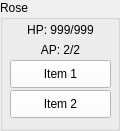
  <widget class="QGroupBox" name="Rose">
   <property name="geometry">
    <rect>
     <x>50</x>
     <y>40</y>
     <width>120</width>
     <height>131</height>
    </rect>
   </property>
   <property name="title">
    <string>Rose</string>
   </property>
   <widget class="QLabel" name="RoseHP">
    <property name="geometry">
     <rect>
      <x>10</x>
      <y>20</y>
      <width>101</width>
      <height>20</height>
     </rect>
    </property>
    <property name="text">
     <string>HP: 999/999</string>
    </property>
    <property name="alignment">
     <set>Qt::AlignCenter</set>
    </property>
   </widget>
   <widget class="QPushButton" name="RoseItem1">
    <property name="geometry">
     <rect>
      <x>10</x>
      <y>60</y>
      <width>101</width>
      <height>28</height>
     </rect>
    </property>
    <property name="palette">
     <palette>
      <active>
       <colorrole role="WindowText">
        <brush brushstyle="SolidPattern">
         <color alpha="255">
          <red>0</red>
          <green>0</green>
          <blue>0</blue>
         </color>
        </brush>
       </colorrole>
       <colorrole role="Button">
        <brush brushstyle="SolidPattern">
         <color alpha="255">
          <red>255</red>
          <green>255</green>
          <blue>255</blue>
         </color>
        </brush>
       </colorrole>
       <colorrole role="Midlight">
        <brush brushstyle="SolidPattern">
         <color alpha="255">
          <red>255</red>
          <green>255</green>
          <blue>255</blue>
         </color>
        </brush>
       </colorrole>
       <colorrole role="Dark">
        <brush brushstyle="SolidPattern">
         <color alpha="255">
          <red>127</red>
          <green>127</green>
          <blue>127</blue>
         </color>
        </brush>
       </colorrole>
       <colorrole role="Mid">
        <brush brushstyle="SolidPattern">
         <color alpha="255">
          <red>170</red>
          <green>170</green>
          <blue>170</blue>
         </color>
        </brush>
       </colorrole>
       <colorrole role="Text">
        <brush brushstyle="SolidPattern">
         <color alpha="255">
          <red>0</red>
          <green>0</green>
          <blue>0</blue>
         </color>
        </brush>
       </colorrole>
       <colorrole role="ButtonText">
        <brush brushstyle="SolidPattern">
         <color alpha="255">
          <red>0</red>
          <green>0</green>
          <blue>0</blue>
         </color>
        </brush>
       </colorrole>
       <colorrole role="Base">
        <brush brushstyle="SolidPattern">
         <color alpha="255">
          <red>255</red>
          <green>255</green>
          <blue>255</blue>
         </color>
        </brush>
       </colorrole>
       <colorrole role="Window">
        <brush brushstyle="SolidPattern">
         <color alpha="255">
          <red>255</red>
          <green>255</green>
          <blue>255</blue>
         </color>
        </brush>
       </colorrole>
       <colorrole role="AlternateBase">
        <brush brushstyle="SolidPattern">
         <color alpha="255">
          <red>255</red>
          <green>255</green>
          <blue>255</blue>
         </color>
        </brush>
       </colorrole>
      </active>
      <inactive>
       <colorrole role="WindowText">
        <brush brushstyle="SolidPattern">
         <color alpha="255">
          <red>0</red>
          <green>0</green>
          <blue>0</blue>
         </color>
        </brush>
       </colorrole>
       <colorrole role="Button">
        <brush brushstyle="SolidPattern">
         <color alpha="255">
          <red>255</red>
          <green>255</green>
          <blue>255</blue>
         </color>
        </brush>
       </colorrole>
       <colorrole role="Midlight">
        <brush brushstyle="SolidPattern">
         <color alpha="255">
          <red>255</red>
          <green>255</green>
          <blue>255</blue>
         </color>
        </brush>
       </colorrole>
       <colorrole role="Dark">
        <brush brushstyle="SolidPattern">
         <color alpha="255">
          <red>127</red>
          <green>127</green>
          <blue>127</blue>
         </color>
        </brush>
       </colorrole>
       <colorrole role="Mid">
        <brush brushstyle="SolidPattern">
         <color alpha="255">
          <red>170</red>
          <green>170</green>
          <blue>170</blue>
         </color>
        </brush>
       </colorrole>
       <colorrole role="Text">
        <brush brushstyle="SolidPattern">
         <color alpha="255">
          <red>0</red>
          <green>0</green>
          <blue>0</blue>
         </color>
        </brush>
       </colorrole>
       <colorrole role="ButtonText">
        <brush brushstyle="SolidPattern">
         <color alpha="255">
          <red>0</red>
          <green>0</green>
          <blue>0</blue>
         </color>
        </brush>
       </colorrole>
       <colorrole role="Base">
        <brush brushstyle="SolidPattern">
         <color alpha="255">
          <red>255</red>
          <green>255</green>
          <blue>255</blue>
         </color>
        </brush>
       </colorrole>
       <colorrole role="Window">
        <brush brushstyle="SolidPattern">
         <color alpha="255">
          <red>255</red>
          <green>255</green>
          <blue>255</blue>
         </color>
        </brush>
       </colorrole>
       <colorrole role="AlternateBase">
        <brush brushstyle="SolidPattern">
         <color alpha="255">
          <red>255</red>
          <green>255</green>
          <blue>255</blue>
         </color>
        </brush>
       </colorrole>
      </inactive>
      <disabled>
       <colorrole role="WindowText">
        <brush brushstyle="SolidPattern">
         <color alpha="255">
          <red>127</red>
          <green>127</green>
          <blue>127</blue>
         </color>
        </brush>
       </colorrole>
       <colorrole role="Button">
        <brush brushstyle="SolidPattern">
         <color alpha="255">
          <red>255</red>
          <green>255</green>
          <blue>255</blue>
         </color>
        </brush>
       </colorrole>
       <colorrole role="Midlight">
        <brush brushstyle="SolidPattern">
         <color alpha="255">
          <red>255</red>
          <green>255</green>
          <blue>255</blue>
         </color>
        </brush>
       </colorrole>
       <colorrole role="Dark">
        <brush brushstyle="SolidPattern">
         <color alpha="255">
          <red>127</red>
          <green>127</green>
          <blue>127</blue>
         </color>
        </brush>
       </colorrole>
       <colorrole role="Mid">
        <brush brushstyle="SolidPattern">
         <color alpha="255">
          <red>170</red>
          <green>170</green>
          <blue>170</blue>
         </color>
        </brush>
       </colorrole>
       <colorrole role="Text">
        <brush brushstyle="SolidPattern">
         <color alpha="255">
          <red>127</red>
          <green>127</green>
          <blue>127</blue>
         </color>
        </brush>
       </colorrole>
       <colorrole role="ButtonText">
        <brush brushstyle="SolidPattern">
         <color alpha="255">
          <red>127</red>
          <green>127</green>
          <blue>127</blue>
         </color>
        </brush>
       </colorrole>
       <colorrole role="Base">
        <brush brushstyle="SolidPattern">
         <color alpha="255">
          <red>255</red>
          <green>255</green>
          <blue>255</blue>
         </color>
        </brush>
       </colorrole>
       <colorrole role="Window">
        <brush brushstyle="SolidPattern">
         <color alpha="255">
          <red>255</red>
          <green>255</green>
          <blue>255</blue>
         </color>
        </brush>
       </colorrole>
       <colorrole role="AlternateBase">
        <brush brushstyle="SolidPattern">
         <color alpha="255">
          <red>255</red>
          <green>255</green>
          <blue>255</blue>
         </color>
        </brush>
       </colorrole>
      </disabled>
     </palette>
    </property>
    <property name="text">
     <string>Item 1</string>
    </property>
   </widget>
   <widget class="QLabel" name="RoseAP">
    <property name="geometry">
     <rect>
      <x>10</x>
      <y>40</y>
      <width>101</width>
      <height>20</height>
     </rect>
    </property>
    <property name="text">
     <string>AP: 2/2</string>
    </property>
    <property name="alignment">
     <set>Qt::AlignCenter</set>
    </property>
   </widget>
   <widget class="QPushButton" name="RoseItem2">
    <property name="geometry">
     <rect>
      <x>10</x>
      <y>90</y>
      <width>101</width>
      <height>28</height>
     </rect>
    </property>
    <property name="palette">
     <palette>
      <active>
       <colorrole role="WindowText">
        <brush brushstyle="SolidPattern">
         <color alpha="255">
          <red>0</red>
          <green>0</green>
          <blue>0</blue>
         </color>
        </brush>
       </colorrole>
       <colorrole role="Button">
        <brush brushstyle="SolidPattern">
         <color alpha="255">
          <red>255</red>
          <green>255</green>
          <blue>255</blue>
         </color>
        </brush>
       </colorrole>
       <colorrole role="Midlight">
        <brush brushstyle="SolidPattern">
         <color alpha="255">
          <red>255</red>
          <green>255</green>
          <blue>255</blue>
         </color>
        </brush>
       </colorrole>
       <colorrole role="Dark">
        <brush brushstyle="SolidPattern">
         <color alpha="255">
          <red>127</red>
          <green>127</green>
          <blue>127</blue>
         </color>
        </brush>
       </colorrole>
       <colorrole role="Mid">
        <brush brushstyle="SolidPattern">
         <color alpha="255">
          <red>170</red>
          <green>170</green>
          <blue>170</blue>
         </color>
        </brush>
       </colorrole>
       <colorrole role="Text">
        <brush brushstyle="SolidPattern">
         <color alpha="255">
          <red>0</red>
          <green>0</green>
          <blue>0</blue>
         </color>
        </brush>
       </colorrole>
       <colorrole role="ButtonText">
        <brush brushstyle="SolidPattern">
         <color alpha="255">
          <red>0</red>
          <green>0</green>
          <blue>0</blue>
         </color>
        </brush>
       </colorrole>
       <colorrole role="Base">
        <brush brushstyle="SolidPattern">
         <color alpha="255">
          <red>255</red>
          <green>255</green>
          <blue>255</blue>
         </color>
        </brush>
       </colorrole>
       <colorrole role="Window">
        <brush brushstyle="SolidPattern">
         <color alpha="255">
          <red>255</red>
          <green>255</green>
          <blue>255</blue>
         </color>
        </brush>
       </colorrole>
       <colorrole role="AlternateBase">
        <brush brushstyle="SolidPattern">
         <color alpha="255">
          <red>255</red>
          <green>255</green>
          <blue>255</blue>
         </color>
        </brush>
       </colorrole>
      </active>
      <inactive>
       <colorrole role="WindowText">
        <brush brushstyle="SolidPattern">
         <color alpha="255">
          <red>0</red>
          <green>0</green>
          <blue>0</blue>
         </color>
        </brush>
       </colorrole>
       <colorrole role="Button">
        <brush brushstyle="SolidPattern">
         <color alpha="255">
          <red>255</red>
          <green>255</green>
          <blue>255</blue>
         </color>
        </brush>
       </colorrole>
       <colorrole role="Midlight">
        <brush brushstyle="SolidPattern">
         <color alpha="255">
          <red>255</red>
          <green>255</green>
          <blue>255</blue>
         </color>
        </brush>
       </colorrole>
       <colorrole role="Dark">
        <brush brushstyle="SolidPattern">
         <color alpha="255">
          <red>127</red>
          <green>127</green>
          <blue>127</blue>
         </color>
        </brush>
       </colorrole>
       <colorrole role="Mid">
        <brush brushstyle="SolidPattern">
         <color alpha="255">
          <red>170</red>
          <green>170</green>
          <blue>170</blue>
         </color>
        </brush>
       </colorrole>
       <colorrole role="Text">
        <brush brushstyle="SolidPattern">
         <color alpha="255">
          <red>0</red>
          <green>0</green>
          <blue>0</blue>
         </color>
        </brush>
       </colorrole>
       <colorrole role="ButtonText">
        <brush brushstyle="SolidPattern">
         <color alpha="255">
          <red>0</red>
          <green>0</green>
          <blue>0</blue>
         </color>
        </brush>
       </colorrole>
       <colorrole role="Base">
        <brush brushstyle="SolidPattern">
         <color alpha="255">
          <red>255</red>
          <green>255</green>
          <blue>255</blue>
         </color>
        </brush>
       </colorrole>
       <colorrole role="Window">
        <brush brushstyle="SolidPattern">
         <color alpha="255">
          <red>255</red>
          <green>255</green>
          <blue>255</blue>
         </color>
        </brush>
       </colorrole>
       <colorrole role="AlternateBase">
        <brush brushstyle="SolidPattern">
         <color alpha="255">
          <red>255</red>
          <green>255</green>
          <blue>255</blue>
         </color>
        </brush>
       </colorrole>
      </inactive>
      <disabled>
       <colorrole role="WindowText">
        <brush brushstyle="SolidPattern">
         <color alpha="255">
          <red>127</red>
          <green>127</green>
          <blue>127</blue>
         </color>
        </brush>
       </colorrole>
       <colorrole role="Button">
        <brush brushstyle="SolidPattern">
         <color alpha="255">
          <red>255</red>
          <green>255</green>
          <blue>255</blue>
         </color>
        </brush>
       </colorrole>
       <colorrole role="Midlight">
        <brush brushstyle="SolidPattern">
         <color alpha="255">
          <red>255</red>
          <green>255</green>
          <blue>255</blue>
         </color>
        </brush>
       </colorrole>
       <colorrole role="Dark">
        <brush brushstyle="SolidPattern">
         <color alpha="255">
          <red>127</red>
          <green>127</green>
          <blue>127</blue>
         </color>
        </brush>
       </colorrole>
       <colorrole role="Mid">
        <brush brushstyle="SolidPattern">
         <color alpha="255">
          <red>170</red>
          <green>170</green>
          <blue>170</blue>
         </color>
        </brush>
       </colorrole>
       <colorrole role="Text">
        <brush brushstyle="SolidPattern">
         <color alpha="255">
          <red>127</red>
          <green>127</green>
          <blue>127</blue>
         </color>
        </brush>
       </colorrole>
       <colorrole role="ButtonText">
        <brush brushstyle="SolidPattern">
         <color alpha="255">
          <red>127</red>
          <green>127</green>
          <blue>127</blue>
         </color>
        </brush>
       </colorrole>
       <colorrole role="Base">
        <brush brushstyle="SolidPattern">
         <color alpha="255">
          <red>255</red>
          <green>255</green>
          <blue>255</blue>
         </color>
        </brush>
       </colorrole>
       <colorrole role="Window">
        <brush brushstyle="SolidPattern">
         <color alpha="255">
          <red>255</red>
          <green>255</green>
          <blue>255</blue>
         </color>
        </brush>
       </colorrole>
       <colorrole role="AlternateBase">
        <brush brushstyle="SolidPattern">
         <color alpha="255">
          <red>255</red>
          <green>255</green>
          <blue>255</blue>
         </color>
        </brush>
       </colorrole>
      </disabled>
     </palette>
    </property>
    <property name="text">
     <string>Item 2</string>
    </property>
   </widget>
  </widget>
